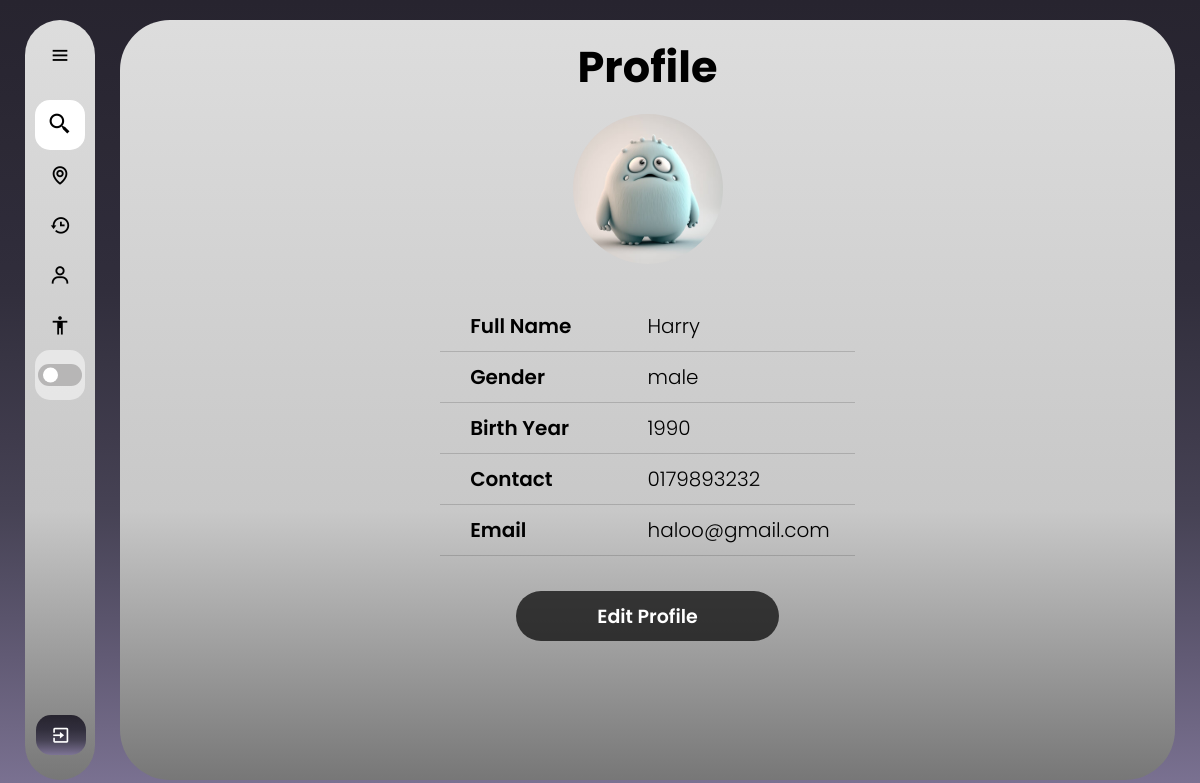
/dashboard (signed in), run on an earlier commit of the app's database.
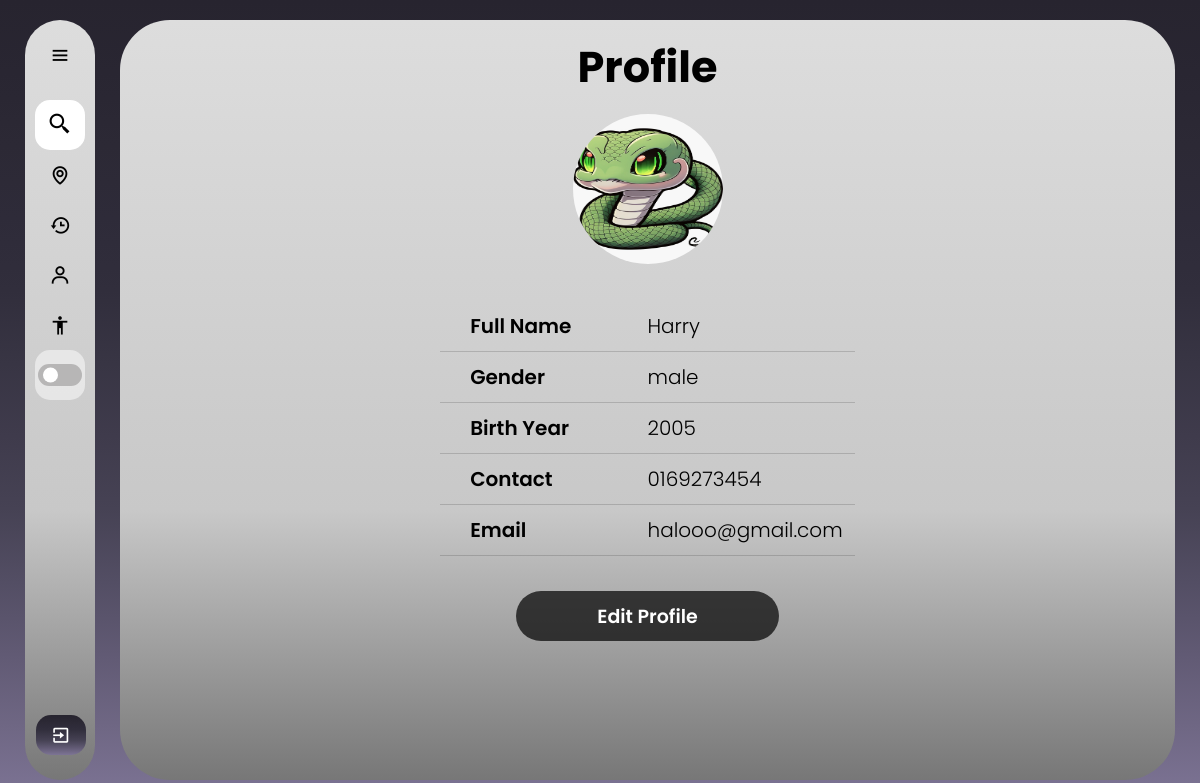
And on a later commit of the database.
### web/models.py (models this page shows)
class Profile(db.Model):
    id = db.Column(db.Integer, primary_key=True)
    fullName = db.Column(db.String(150))
    gender = db.Column(db.String(100), nullable=False)
    birthyear=db.Column(db.String(15), nullable=False)
    contact = db.Column(db.String(15), nullable=False)
    birthyear = db.Column(db.String(15), nullable=False)
    profile_pic = db.Column(db.String(200), default="default.jpg")  # Make sure this column is present
    user_id = db.Column(db.Integer, db.ForeignKey('user.id'), nullable=False)
    birthyear = db.Column(db.String(15), nullable=False)

class User(db.Model, UserMixin):
    id = db.Column(db.Integer, primary_key=True)
    email = db.Column(db.String(150), unique=True)
    password = db.Column(db.String(150))
    drivers_post = db.relationship('Driverspost', backref='user', lazy=True)
    profile = db.relationship('Profile', backref='user', lazy=True)
    passenger_matches = db.relationship('PassengerMatch', foreign_keys='PassengerMatch.passenger_id', backref='passenger_match', lazy=True)

### web/routes.py (the view)
@bp.route('/dashboard', methods=['GET'])
@login_required
def dashboard():
    profile = Profile.query.filter_by(user_id=current_user.id).first()
    if profile is None:
        flash("No profile found. Please complete your profile first.", category="error")
        return redirect(url_for('main.profile'))
    return render_template('dashboard.html', profile=profile)

### web/templates/dashboard.html (shortened to what this page needs)
{% extends "base_passenger.html" %}
{% block content %}
<!DOCTYPE html>
<html lang="en">
<head>
    <link rel="stylesheet" href="../static/dashboard.css">
</head>
<body>
    <div class="container">
        <h1>Profile</h1>
        <div class="details">
            {% if profile.profile_pic %}
                <img src="{{ profile.profile_pic }}" alt="Profile Picture" style="width:150px;height:150px;">
            {% else %}
                <p>No profile picture uploaded.</p>
            {% endif %}
            <div class="info">
                <div class="row">
                    <div class="title">Full Name</div>
                    <div class="ans">{{ profile.fullName }}</div>
                </div>
                <div class="row">
                    <div class="title">Gender</div>
                    <div class="ans">{{ profile.gender }}</div>
                </div>
                <div class="row">
                    <div class="title">Birth Year</div>
                    <div class="ans">{{ profile.birthyear }}</div>
                </div>
                <div class="row">
                    <div class="title">Contact</div>
                    <div class="ans">{{ profile.contact }}</div>
                </div>
                <div class="row">
                    <div class="title">Email</div>
                    <div class="ans">{{ current_user.email }}</div>
                </div>
            </div>
        </div>
        <a href="{{ url_for('main.editprofile') }}">
            <button type="submit" class="btn">Edit Profile</button>
        </a>
    </div>
</body>
</html>
{% endblock %}

### web/templates/base_passenger.html (shortened to what this page needs)
<!DOCTYPE html>
<html>
  <head>
    <link rel="stylesheet" href="../static/sidebar.css">
    <link href='https://unpkg.com/boxicons@2.1.4/css/boxicons.min.css' rel='stylesheet'>
  </head>
<body>
    <div class="sidebar">
      <div class="logo_name">
        <i class='bx bx-menu' id="btn" ></i>
      </div>
      <ul class="nav_list">
        <li>
            <i class='bx bx-search-alt-2' ></i>
            <input type="text" id="sidebarSearch" placeholder="Search Location">
        </li>
        <li>
          <a href="{{ url_for('main.findaroute')}}">
            <i class='bx bx-map' ></i>
          </a>
        </li>
        <li>
          <a href="{{ url_for('main.booking_history') }}" >
            <i class='bx bx-history' ></i>
          </a>
        </li>
        <li>
          <a href="{{ url_for('main.dashboard') }}" >
            <i class='bx bx-user'></i>
          </a>
        </li>
        <li>
          <a href="/driver_post">
            <i class='bx bx-body'></i>
          </a>
        </li>
        <li class="mode">
          <div class="moon-sun">
          </div>
          <div class="toggle-switch">
            <span class="switch"></span>
          </div>
        </li>
      </ul>
      <div class="profile_content">
        <div class="profile">
          <a href="/">
            <i class='bx bx-exit' id="logout" ></i>
          </a>
        </div>
      </div>
    </div>
    <div class="right_box">
        {% block content %}{% endblock %}
    </div>
  </body>
</html>

### web/static/sidebar.css (style rules this page uses)
* { margin: 0; padding: 0; box-sizing: border-box; font-family: "poppins"; }
:root { --background-color: linear-gradient(to bottom, #27242f, #292632, #2c2935, #2e2b39, #312e3c, #383544, #3f3b4c, #464254, #534e64, #615a74, #6f6784, #7d7495); --box-color: linear-gradient(180deg, #DDDDDD 0%, #C8C8C8 64.5%, #777777 100%); --text-color: black; --toggle-color: white; --mode-background: rgba(255, 255, 255, 0.5); --box-shadow: 5px 5px 10px rgba(0, 0, 0, 0.5); }
body { position: relative; min-height: 100vh; width: 100%; overflow: hidden; background: var(--background-color) fixed; }
.sidebar { position: fixed; top: 20px; bottom: 20px; left: 25px; width: 70px; background: var(--box-color); padding: 10px 10px; border-radius: 50px; transition: all 0.5s ease; }
.sidebar #btn { position: absolute; left: 50%; top: 10px; font-size: 22px; height: 50px; width: 50px; text-align: center; line-height: 50px; transform: translateX(-50%); color: var(--text-color); }
.sidebar ul { margin-top: 20px; }
.sidebar ul li { list-style: none; line-height: 50px; position: relative; height: 50px; width: 100%; }
.sidebar ul li input { position: absolute; height: 100%; width: 100%; left: 0; top: 0; border-radius: 15px; outline: none; border: none; background: var(--toggle-color); padding-left: 50px; font-size: 16px; color: var(--text-color); }
.sidebar ul li .bx-search-alt-2 { position: absolute; z-index: 100; height: 50px; min-width: 50px; line-height: 50px; text-align: center; font-size: 25px; transition: all 0.5s ease; color: var(--text-color); }
.sidebar ul li a { color: var(--text-color); display: flex; align-items: center; text-decoration: none; border-radius: 15px; white-space: nowrap; }
.sidebar ul li a i { font-size: 22px; height: 50px; min-width: 50px; line-height: 50px; text-align: center; transition: all 0.5s ease; }
.sidebar .nav_list .mode { background: var(--mode-background); border-radius: 15px; display: flex; align-items: center; position: relative; color: var(--text-color); position: relative; }
.sidebar .nav_list .mode .moon-sun { font-size: 22px; height: 50px; min-width: 50px; display: flex; align-items: center; justify-content: center; }
.sidebar .mode .toggle-switch { position: absolute; right: 3px; display: flex; align-items: center; justify-content: center; height: 100%; min-width: 45px; cursor: pointer; }
.toggle-switch .switch { position: relative; height: 22px; width: 44px; border-radius: 25px; background: #b7b6b6; }
.toggle-switch .switch::before { content: ''; position: absolute; height: 15px; width: 15px; border-radius: 50%; top: 50%; left: 5px; transform: translateY(-50%); background: var(--toggle-color); transition: all 0.5s ease; }
.sidebar .profile_content { position: absolute; color: white; bottom: 20px; left: 15px; width: 85%; }
.sidebar .profile_content .profile { position: relative; padding: 0 10px; height: 50px; border-radius: 15px; }
.profile #logout { color: var(--toggle-color); cursor: pointer; position: absolute; left: 35%; bottom: 5px; transform: translateX(-50%); min-width: 50px; line-height: 40px; font-size: 20px; border-radius: 15px; text-align: center; transition: all 0.4s ease; background: var(--background-color); }

What changed in the data, as far as the page shows it:
changed Profile "Harry": profile_pic: a different picture; birthyear "1990" → "2005"; contact "0179893232" → "0169273454"
changed User: email "haloo@gmail.com" → "halooo@gmail.com"
